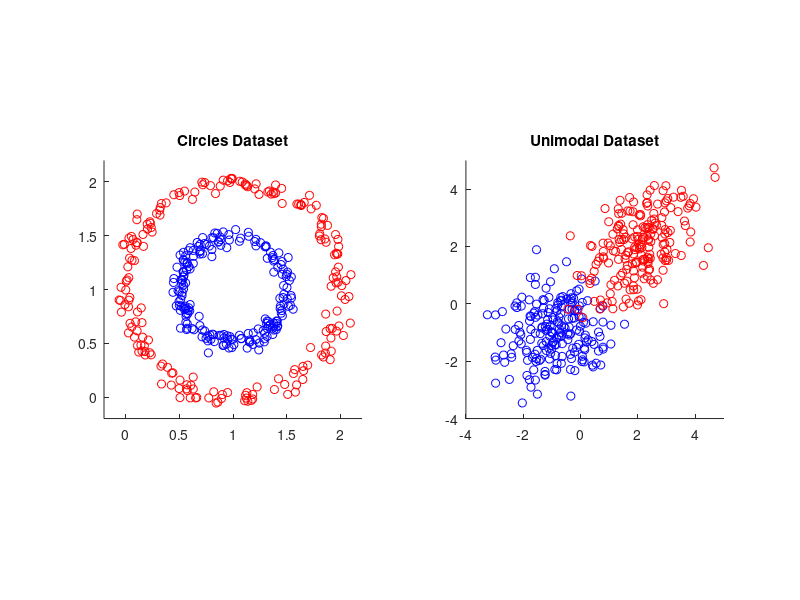
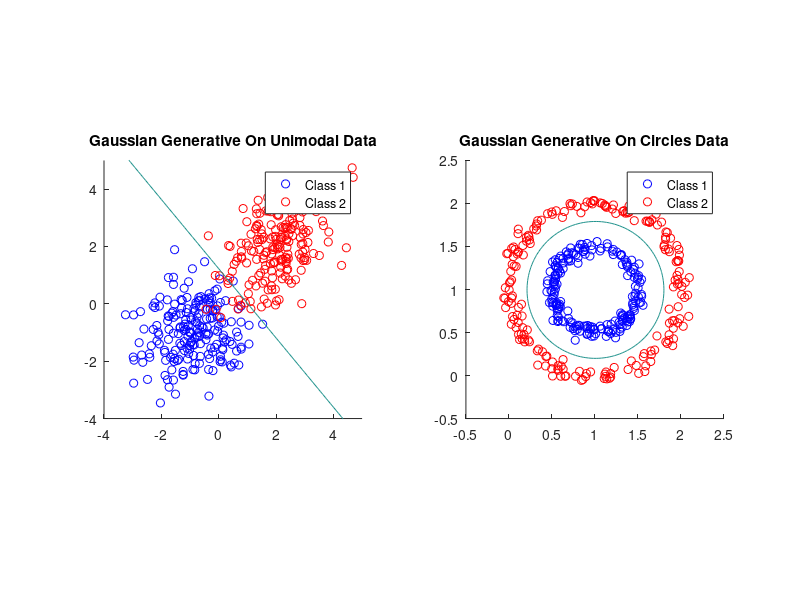
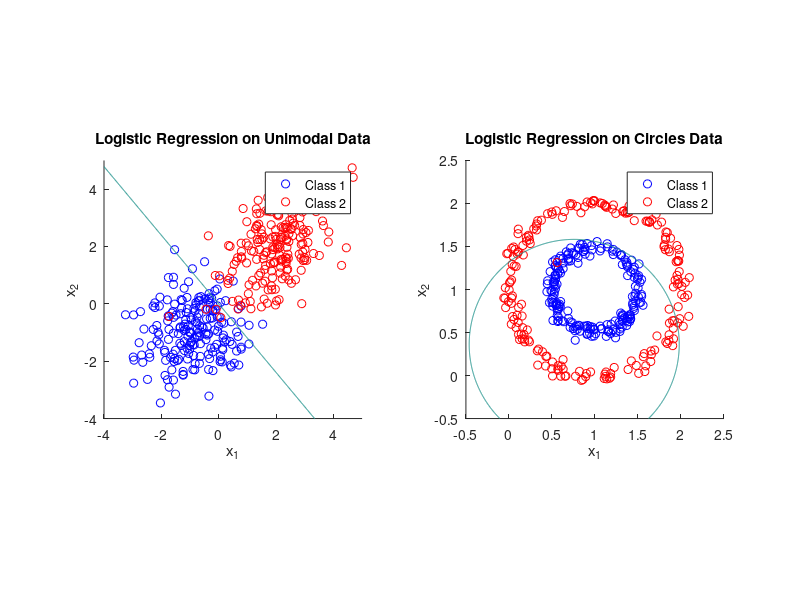
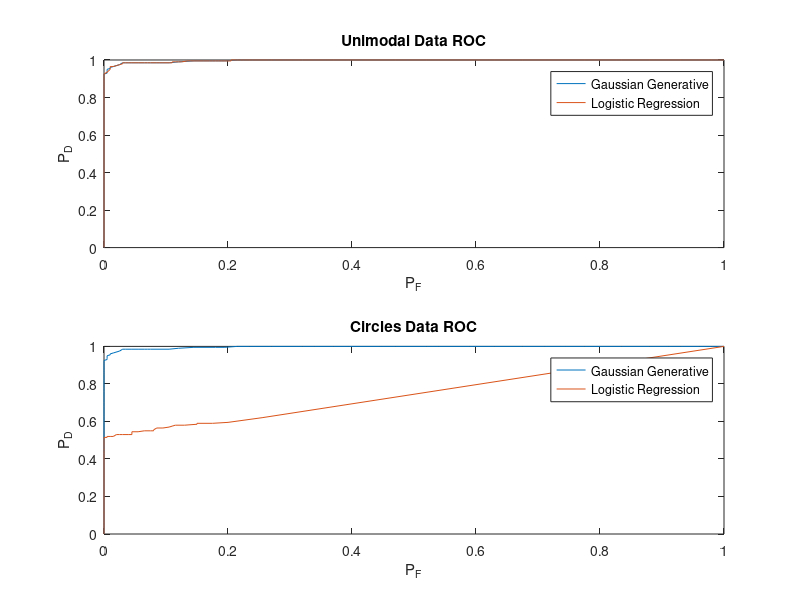

Here is the MATLAB script that generated these plots, in order: (Note: this script raises an error after producing the figures.)
% Mini project 3
% Ray Lee, Kevin Mao
% Using Gaussian Generative Model and Logistic Regression
% as two methods to classify sets of binary feature data
% Models are then used to classify external data

clc;
clear all;
close all;

% load data
load('mlData.mat');

% make data variables
xcircles = circles.x;
xunimodal = unimodal.x;
ycircles = circles.y;
yunimodal = unimodal.y;

%% GAUSSIAN GENERATIVE
% Plot Circle and Unimodal Data
figure;
subplot(1,2,1);
scatter(xcircles(1:200,1),xcircles(1:200,2), 'b');
hold on;
scatter(xcircles(201:400,1),xcircles(201:400,2), 'r');
title('Circles Dataset');
xlim([-0.2, 2.2]);
ylim([-0.2, 2.2]);
axis square;

subplot(1,2,2);
scatter(xunimodal(1:200,1),xunimodal(1:200,2), 'b');
hold on;
scatter(xunimodal(201:400,1),xunimodal(201:400,2), 'r');
title('Unimodal Dataset');
xlim([-4, 5])
ylim([-4, 5])
axis square;

% Unimodal 
uni_N1 = 200; % # of class 1 data points
uni_N2 = 200; % # of class 2 data points
uni_N = uni_N1 + uni_N2; % # total data points

uni_PC1 = uni_N1/uni_N; % Eq 4.73
uni_sigma = cov(xunimodal); % covariance of x values

% Circles
circ_N1 = 200; % # of class 1 data points
circ_N2 = 200; % # of class 2 data points
circ_N = circ_N1 + circ_N2; % # total data points

circ_PC1 = circ_N1/circ_N; % Eq 4.73

% Add 3rd basis function for circles
xcircles = [xcircles, xcircles(:,1).^2 + xcircles(:,2).^2]; 
circ_sigma = cov(xcircles); % covariance of x values

% Calculate means of 
uni_mu1 = 1/uni_N1*xunimodal'*yunimodal; % Eq 4.75
uni_mu2 = 1/uni_N2*xunimodal'*(1-yunimodal); % Eq 4.76

circ_mu1 = 1/circ_N1*xcircles'*ycircles;
circ_mu2 = 1/circ_N2*xcircles'*(1-ycircles);

% weights
uni_w = uni_sigma^-1*(uni_mu1 - uni_mu2); % Eq 4.66
uni_w0 = -1/2*uni_mu1'*uni_sigma^-1*uni_mu1 + 1/2*uni_mu2.'*uni_sigma^-1*uni_mu2 + log(circ_PC1/(1-circ_PC1)); % Eq 4.67

circ_w = circ_sigma^-1*(circ_mu1 - circ_mu2);
circ_w0 = -1/2*circ_mu1'*circ_sigma^-1*circ_mu1 + 1/2*circ_mu2.'*circ_sigma^-1*circ_mu2 + log(circ_PC1/(1-circ_PC1));

% Get decision boundary of unimodal data
[uni_x, uni_y] = meshgrid(linspace(-4, 5, 100), linspace(-8, 8, 100));
uni_xbound = [uni_x(:), uni_y(:)];
uni_pred = (uni_w.'*uni_xbound.'+uni_w0); % Eq. 4.65
uni_sigmoid = 1 ./ (1 + exp(-uni_pred)); % Probabiliy determined by sigmoid function

% Get decision boundary of circles data
[circ_x, circ_y] = meshgrid(linspace(-0.5, 2.5, 100), linspace(-0.5, 2.5, 100));
circ_xbound = [circ_x(:), circ_y(:), circ_x(:).^2 + circ_y(:).^2];
circ_pred = (circ_w.'*circ_xbound.'+circ_w0);
circ_sigmoid = 1 ./ (1 + exp(-circ_pred));

% Threshold to determine ROC using P_d and P_f
ROC_threshold = 1:-0.01:0;
a = (uni_w.' * xunimodal.' + uni_w0).';
uni_pred_y = 1 ./ (1 + exp(-a)) > ROC_threshold;

acirc = (circ_w.' * xcircles.' + circ_w0).';
circ_pred_y_lin = 1 ./ (1 + exp(-acirc)) > ROC_threshold;

uni_correct_lin = 1 - sum(abs(yunimodal - uni_pred_y(:,51)))./(uni_N1 + uni_N2);
% Prob detection
uni_P_D_lin = mean(yunimodal(uni_N1+1:end) & uni_pred_y(uni_N1+1:end,:),1);
% Prob false alarm
uni_P_F_lin = mean(~yunimodal(1:uni_N1) & uni_pred_y(1:uni_N1,:),1);


circ_correct_lin = 1 - sum(abs(ycircles - uni_pred_y(:,51)))./(circ_N1 + circ_N2);
% Prob detection
circ_P_D_lin = mean(ycircles(circ_N1+1:end) & uni_pred_y(circ_N1+1:end,:),1);
% Prob false alarm
circ_P_F_lin = mean(~ycircles(1:circ_N1) & uni_pred_y(1:circ_N1,:),1);

% Contour Plot For Boundary Condition
figure;
subplot(1,2,1);
scatter(xunimodal(1:200,1), xunimodal(1:200,2), 'b');
hold on;
scatter(xunimodal(201:400,1), xunimodal(201:400,2), 'r');
hold on;
contour(uni_x, uni_y, reshape(uni_sigmoid, [100,100]), [0.5 0.5]);
title('Gaussian Generative On Unimodal Data');
legend('Class 1','Class 2');
xlim([-4, 5])
ylim([-4, 5])
axis square;

subplot(1,2,2);
scatter(xcircles(1:200,1), xcircles(1:200,2), 'b');
hold on;
scatter(xcircles(201:400,1), xcircles(201:400,2), 'r');
hold on;
contour(circ_x, circ_y, reshape(circ_sigmoid, [100,100]), [0.5 0.5]);
title('Gaussian Generative On Circles Data');
legend('Class 1','Class 2');
xlim([-0.5, 2.5]);
ylim([-0.5, 2.5]);
axis square;

%% LOGISTIC REGRESSION
% Use logistic regression on unimodal data
uni_iota = xunimodal;
uni_w_old = [0.3; 0.2]; %Initial weights with random values

% IRLS
for i = 1:100
    y = uni_w_old'*uni_iota'; % posterior target
    R = (y.*(1-y)).*eye(size(uni_iota,1)); % Eq 4.98
    R_inv = 1./diag(R).*eye(size(uni_iota,1));
    Z = uni_iota*uni_w_old - R_inv*(y' - yunimodal); % Eq  4.100
    uni_w_new = (uni_iota'*R*uni_iota)\uni_iota'*R*Z; % Newton-Raption update formula for logestic regression model
    uni_w_old = uni_w_new;
end

[X, Y] = meshgrid(linspace(-4, 5, 500), linspace(-8, 8, 500));

uni_xbound = [X(:), Y(:)]; % boundary conditions
uni_pred = (uni_w_new'*uni_xbound').'; % Eq 4.65
uni_sigmoid = 1./(1+exp(-uni_pred)); % Probabiliy determined by sigmoid function

uni_a= (uni_w_new.'*uni_iota.').';
threshold = 1:-0.01:0;
uni_pred_y = 1./(1+exp(-uni_a)) > threshold;

%  Midpoint threshold where it equals  0.5 and in this matrix, medium is
%  row 51
uni_correct_log = 1  - sum(abs(yunimodal - uni_pred_y(:,51)))./uni_N;

% Calculate P_D and P_F to show ROC
uni_P_D_log =  mean(yunimodal(uni_N1+1:end) & uni_pred_y(uni_N1+1:end,:),1);
uni_P_F_log = mean(~yunimodal(1:uni_N1) & uni_pred_y(1:uni_N1,:),1);

figure;
subplot(1,2,1);
scatter(xunimodal(1:200,1),xunimodal(1:200,2), 'b')
hold on
scatter(xunimodal(200:400,1),xunimodal(200:400,2), 'r')

contour(X, Y, reshape(uni_sigmoid,  [500, 500]), [0.5 0.5]);
title('Logistic Regression on Unimodal Data')
xlabel('x_1')
ylabel('x_2')
legend('Class 1', 'Class 2')
xlim([-4, 5])
ylim([-4, 5])
axis square
hold off

% Use logistic regression on circles data
circ_iota = [xcircles ones(size(xcircles,1),1)]; % iota matrix
circ_w_old = (circ_iota'*circ_iota)\circ_iota'*ycircles;  % initiial weight matrix, optimized to reduce steps needed in IRLS

% Newton-Raption Update with 100 steps
for i = 1:100
    y = circ_w_old'*circ_iota'; % posterior target
    R = (y.*(1-y)).*eye(size(circ_iota,1)); % Eq. 4.98
    R_inv = 1./diag(R).*eye(size(circ_iota,1)); 
    Z = circ_iota*circ_w_old - R_inv*(y' - ycircles); % Eq 4.100
    
    % Newton-Raption update formula for logestic regression model
    circ_w_new = (circ_iota'*R*circ_iota)\circ_iota'*R*Z;
    circ_w_old = circ_w_new; % update old weights
end

[X, Y] = meshgrid(linspace(-0.5, 2.5, 500), linspace(-0.5, 2.5, 500));
circ_xbound = [X(:), Y(:), X(:).^2+Y(:).^2, ones(500^2, 1)];
circ_pred = (circ_w_new.' * circ_xbound.');
circ_sigmoid = 1./(1+exp(-circ_pred)); %sigmoid for probablity

circ_a= (circ_w_new.' * circ_iota.').';
circ_pred_y = 1./(1+exp(-circ_a)) > threshold;

circ_correct_log = 1  - sum(abs(ycircles - circ_pred_y(:,51)))./circ_N;

circ_P_D_log =  mean(ycircles(circ_N1+1:end) & circ_pred_y(circ_N1+1:end,:),1);

circ_P_F_log = mean(~ycircles(1:circ_N1) & circ_pred_y(1:circ_N1,:),1);

% Plot boundary for circles data
subplot(1,2,2);
scatter(xcircles(1:200,1),xcircles(1:200,2), 'b')
hold on
scatter(xcircles(200:400,1),xcircles(200:400,2), 'r')

contour(X, Y, reshape(circ_sigmoid,  [500, 500]), [0.5 0.5]);
title('Logistic Regression on Circles Data')
xlabel('x_1')
ylabel('x_2')
legend('Class 1', 'Class 2')
xlim([-0.5, 2.5]);
ylim([-0.5, 2.5]);
axis square
hold off

%% Plot ROC of both methods for circles and unimodal data
figure;
subplot(2,1,1);
plot(uni_P_F_lin, uni_P_D_lin);
hold on
plot(uni_P_F_log, uni_P_D_log);
title('Unimodal Data ROC')
xlabel('P_F');
ylabel('P_D');
legend('Gaussian Generative','Logistic Regression');
hold off

subplot(2,1,2);
plot(circ_P_F_lin, circ_P_D_lin);
hold on
plot(circ_P_F_log, circ_P_D_log);
title('Circles Data ROC')
xlabel('P_F');
ylabel('P_D');
hold off
legend('Gaussian Generative','Logistic Regression');

%% Kaggle Dataset Section

% Patients with Liver disease have been continuously increasing because of 
% excessive consumption of alcohol, inhale of harmful gases, intake of 
% contaminated food, pickles and drugs. This dataset was used to evaluate 
% prediction algorithms in an effort to reduce burden on doctors.

T = readtable('BreastCancer.csv');

thickness = T.Cl_thickness;
thickness = str2double(thickness);

size = T.Cell_size;
size = str2double(size);

shape = T.Cell_shape;
shape = str2double(shape);

adhesion = T.Marg_adhesion;
adhesion = str2double(adhesion); 

c_size = T.Epith_c_size;
c_size = str2double(c_size);

cromatin = T.Bl_cromatin;
cromatin = str2double(cromatin);

nucleoli = T.Normal_nucleoli;
nucleoli = str2double(nucleoli);

mitoses = T.Mitoses;
mitoses = str2double(mitoses);

labels = T.Class;

data = [thickness, size, shape, adhesion, c_size, cromatin, nucleoli, mitoses, labels];
data = sortrows(data,9);

x = data(:,1:8);
y = data(:,9);

N1 = nnz(~labels); % classified as 0
N2 = nnz(labels); % classified as 1
N = N1 + N2;

%% Gaussian Generative
PI = N1/N;
Sigma = cov(x);

% calculate mean
mu1 = 1/N1*x'*y; % Eq 4.75
mu2 = 1/N2*x'*(1-y); % Eq 4.76

w = Sigma^-1*(mu1-mu2);
w0 = -1/2*mu1'*Sigma^-1*mu1 + 1/2*mu2.'*Sigma^-1*mu2 + log(PI/(1-PI)); % Eq 4.67

% Threshold to determine ROC using P_d and P_f
ROC_threshold = 1:-0.01:0;
a = (w.' * x.' + w0).';
pred_lin = 1 ./ (1 + exp(-a)) > ROC_threshold;

correct_lin = 1 - sum(abs(y - pred_lin(:,51)))./N;

P_D_lin = mean(y(N1+1:end) & pred_lin(N1+1:end,:),1);
% Prob false alarm
P_F_lin = mean(~y(1:N1) & pred_lin(1:N1,:),1);


%% Logistic Regression
iota = x; % iota matrix
w_old = (iota'*iota)\iota'*y;  % initiial weight matrix, optimized to reduce steps needed in IRLS

% Newton-Raption Update with 300 steps
for i = 1:300
    t = w_old'*iota'; % posterior target
    R = (t.*(1-t)).*eye(N); % Eq. 4.98
    R_inv = 1./diag(R).*eye(N); 
    Z = iota*w_old - R_inv*(t' - y); % Eq 4.100
    
    % Newton-Raption update formula for logestic regression model
    w_new = (iota'*R*iota)\iota'*R*Z;
    w_old = w_new; % update old weights
end

a= (w_new.' * iota.').';
pred_log = 1./(1+exp(-a)) > threshold;

correct_log = 1  - sum(abs(y - pred_log(:,51)))./N;

P_D_log =  mean(y(N1+1:end) & pred_log(N1+1:end,:),1);

P_F_log = mean(~y(1:N1) & pred_log(1:N1,:),1);

figure;
plot(P_F_lin, P_D_lin);
hold on
plot(P_F_log, P_D_log);
title('Breast Cancer Data ROC')
xlabel('P_F');
ylabel('P_D');
hold off
legend('Gaussian Generative','Logistic Regression');

correctness = [correct_lin correct_log];
xlabel = categorical({'Gaussian Generative' 'Logistic Regression'});
xlabel = reordercats(xlabel, {'Gaussian Generative' 'Logistic Regression'});
figure;
bar(xlabel,correctness)
title('% Correctness')